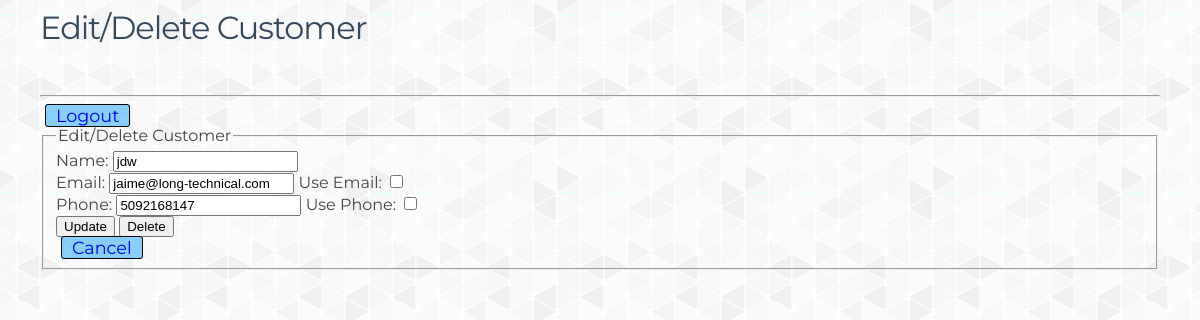
Page /editCustomer.php?customer_id=3 (signed in) on the committed database.
### tables this page shows
CREATE TABLE IF NOT EXISTS `customers` (
  `customer_id` int(10) unsigned NOT NULL AUTO_INCREMENT,
  `company_id` int(10) unsigned NOT NULL,
  `customer_name` varchar(50) NOT NULL,
  `customer_email` varchar(50) NOT NULL,
  `use_email` tinyint(1) NOT NULL,
  `customer_phone` varchar(25) NOT NULL,
  `use_phone` tinyint(1) NOT NULL,
  PRIMARY KEY (`customer_id`),
  KEY `company_id` (`company_id`)
);

### model.php (called while the page is built, shortened)
<?php
function stmt_get_assoc(&$stmt) {
	$stmt->store_result();
	$meta = $stmt->result_metadata();
	$out = array();
	$names = array();
	while ($column = $meta->fetch_field()) {
   		$bindVarsArray[] = &$results[$column->name];
		$names[] = $column->name;
	}
	call_user_func_array(array($stmt, 'bind_result'), $bindVarsArray);
	while ($stmt->fetch()) {
    	for( $i = 0; $i < sizeof($names); $i++ )
    	{
        	$row_tmb[ $names[$i] ] = $bindVarsArray[$i];
    	}
    	$out[] = $row_tmb;
	}
	return $out;
}
function getCustomer($customer_id, $db)
{
	$query = $db->prepare("SELECT * FROM customers WHERE customer_id = ?");
	$query->bind_param("i", $customer_id);
	$query->execute();
	$r = stmt_get_assoc($query);
	return $r[0];
}
?>

### editCustomer.php (the view, shortened to what this page needs)
<?php
	require('model.php');
	if (isset($_GET['customer_id']) && !isset($_POST['customer_name'])){
		$customer_id = $_GET['customer_id'];
		$db = getDatabase();
		$results = getCustomer($customer_id, $db);
		$customer_name = $results['customer_name'];
		$customer_email = $results['customer_email'];
		$use_email = $results['use_email'];
		$customer_phone = $results['customer_phone'];
		$use_phone = $results['use_phone'];
	}
?>
<html>
	<head>
		<link rel="stylesheet" type="text/css" href="css/style.css">
	</head>
	<body>
		<h1>Edit/Delete Customer</h1><br />
		<hr>
		<a href="logout.php">Logout</a>
		<form action="editCustomer.php" method="post" onsubmit="return confirm('Confirm action?')">
			<fieldset>
			    <legend>Edit/Delete Customer</legend>
			     <div>
			        <label for="customer_name">Name: </label>
			        <input type="text" name="customer_name" id="customer_name" placeholder="John Smith" value="<?php echo $customer_name ?>"/>
			     </div>
			     <div>
			        <label for="customer_email">Email:</label>
			        <input type="text" name="customer_email" id="customer_email" placeholder="jsmith@acme.com" value="<?php echo $customer_email ?>" />
			        <label for="use_email">Use Email:</label>
			        <input type="checkbox" name="use_email" id="use_email" <?php echo $use_email ?> />
			     </div>
			     <div>
			        <label for="customer_phone">Phone:</label>
			        <input type="text" name="customer_phone" id="customer_phone" placeholder="1-509-867-5309"  value="<?php echo $customer_phone ?>"/>
			        <label for="use_phone">Use Phone:</label>
			        <input type="checkbox" name="use_phone" id="use_phone" <?php echo $use_phone ?> />
			     </div>
			    <div>
			        <input type="submit" name="edit" id="edit" value="Update" />
			        <input type="submit" name="delete" id="delete" value="Delete" />
			    </div>
				<a href=landing.php>Cancel</a>
			</fieldset>
		</form>
	</body>
</html>

### css/style.css (style rules this page uses)
body { padding: 0 2em; font-family: Montserrat, sans-serif; -webkit-font-smoothing: antialiased; text-rendering: optimizeLegibility; color: #444; background: url(../img/gplaypattern.png); }
h1 { font-weight: normal; letter-spacing: -1px; color: #34495E; }
a { background-color: #87CEFA; border: 1px solid black; border-radius: 3px; font-size: 1.1em; padding: 0 10px; text-decoration: none; margin: 5px; }

### rows in the picture
customers: customer_name "jdw", customer_email "jaime@long-technical.com", customer_phone "5092168147"
